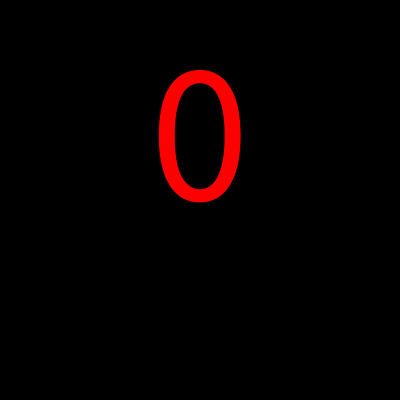
Frame 1 (no input)
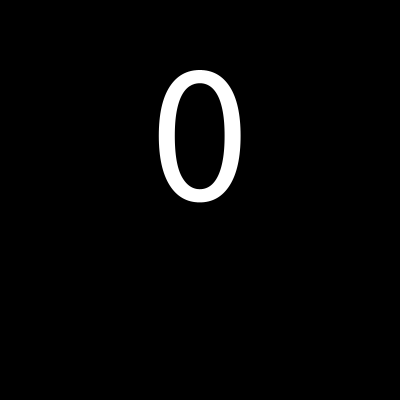
Frame 60 (the mouse pressed at the canvas centre just before this capture)
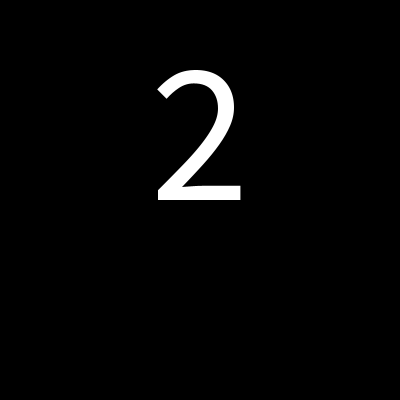
Frame 120 (the mouse held since frame 60 and released just before this capture)

The Processing sketch that drew these frames (run headless with seeded random() and noise(); from frame 60 on, the mouse is pressed at the canvas centre):

// Processing sketch: assignment_3_2_3_rolling_dice
// ── assignment_3_2_3_rolling_dice.pde
int r;
float time = 0f;
int counter = 0;
color red = #FF0000;
color green = #00FF00;
color yellow = #FFFF00;

void setup() {
  size(400, 400);
  frameRate(10);
}

void draw() {
  background(0);
  time = millis()/1000%2;
  textSize(200);
  textAlign(CENTER);
  if (counter > 0) {
    r = (int)random(1, 7);
  }

  if (counter < 0) {
    if (r < 3)
    {
      fill (lerpColor(red, #FFFFFF, time));
    } else if ( r <=4)
    {
      fill (lerpColor(yellow, #FFFFFF, time));
    } else
    {
      fill (lerpColor(green, #FFFFFF, time));
    }
  } else if (r < 3)
  {
    fill (red);
  } else if ( r <=4)
  {
    fill (yellow);
  } else
  {
    fill (green);
  }
  text(str(r), width/2, height/2);
  println("Counter: " + counter);
  counter--;
}

void mousePressed() {
  counter = 20;
}
